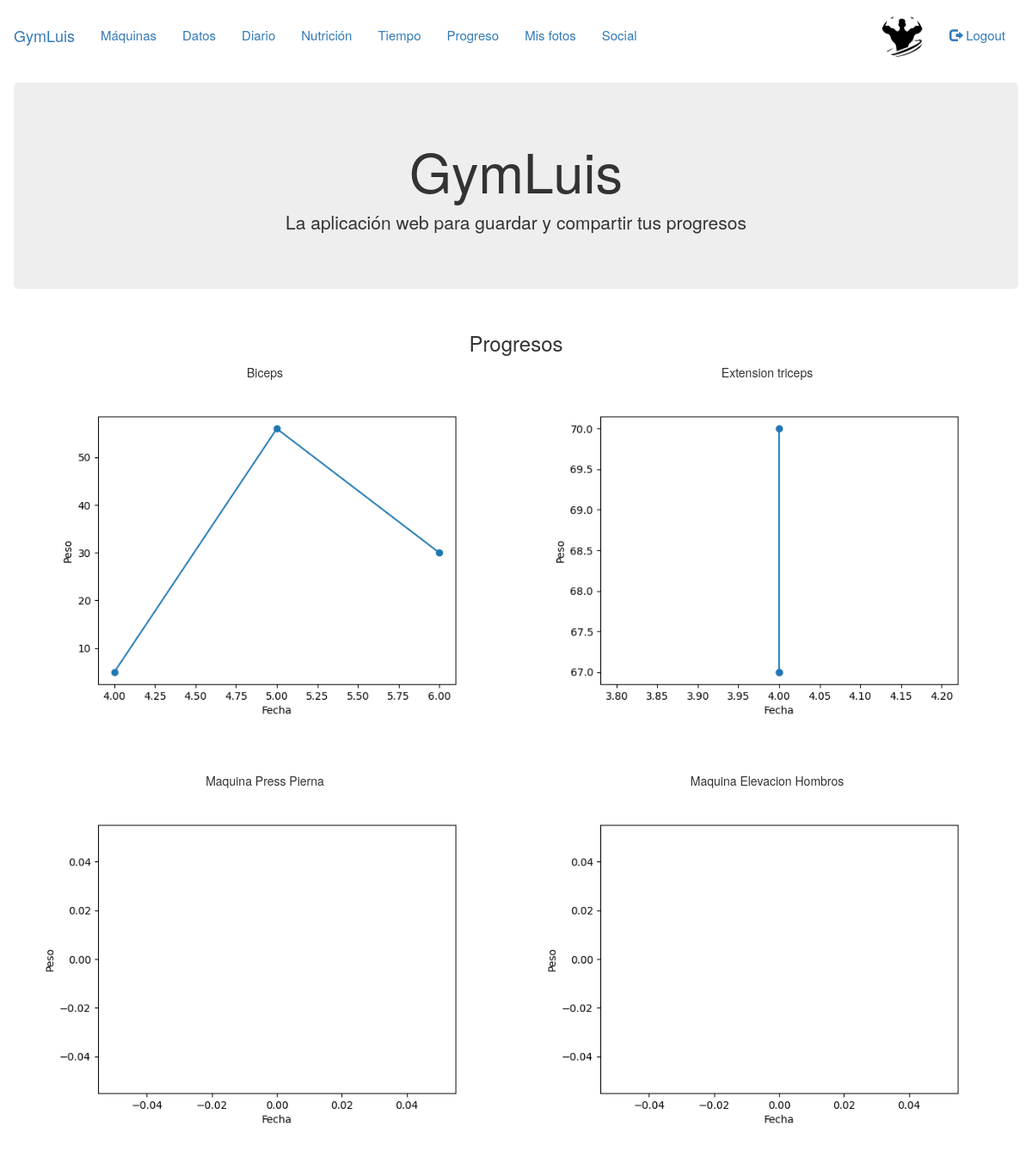
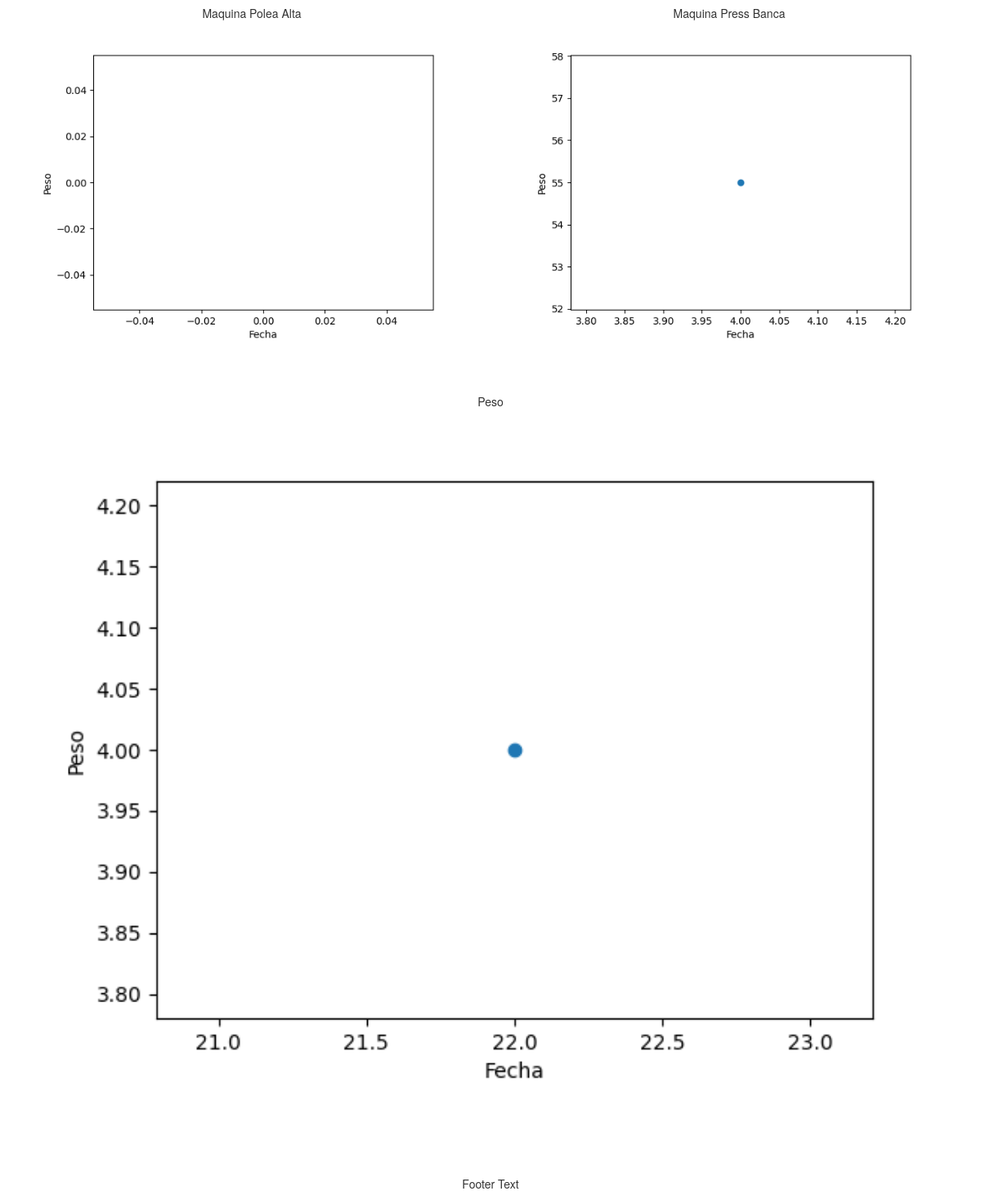
Screenshot of /gym/progress/ (signed in) with the database file from the repository (2 pictures, top to bottom).
### gym/models.py (models this page shows, shortened)
class UserProfile(models.Model):
    user = models.OneToOneField(User, on_delete=models.CASCADE)
    birthdate = models.DateField(blank=True, null=True)
    city = models.CharField(max_length=50, blank=True, null=True)
    profile_picture = models.ImageField(
        upload_to='media/images/', default='logo-gym.png',
        blank=True, null=True)
    followers = models.ManyToManyField(
        to='self', through='Relationship', related_name='related_to',
        symmetrical=False, blank=True)

class Machine(models.Model):
    name = models.CharField(max_length=30)
    MUSCLE = (
        ('p', 'Pecho'),
        ('b', 'Biceps'),
        ('e', 'Espalda'),
        ('t', 'Triceps'),
        ('h', 'Hombros'),
        ('pi', 'Piernas'),
    )
    muscle_group = models.CharField(
        max_length=2, choices=MUSCLE, help_text='Grupo muscular')
    image = models.ImageField(default='gym.jpg')

### gym/views.py (the view)
def progress(request):
    machines = Machine.objects.all()
    count = machines.count() + 1
    return render(request, 'gym/progress.html', {
        'range': range(1, count), 'machines': machines})

### gym/views.py (called while the page is built)
def get_only_requests(self, status):
    return self.related_to.filter(
        from_people__status=status,
        from_people__to_person=self,
        from_people__accepted=False)

### gym/templates/gym/progress.html
{% extends "base_generic.html" %}
{% load static %}
{% block content %}
<div class="container-fluid bg-3">
	<center><h3>Progresos</h3></center>
	<div class="row">
		{% for x in machines %}
			<div class="col-md-6">
				<center>{{ x.name }}</center>
    			<img src="{% url 'view-plot' x.id %}" class="img-fluid" width="100%"/><br><br><br>
			</div>
		{% endfor %}
		<center>Peso</center>
		<img src="{% url 'view-plot' 0 %}" class="img-fluid" width="100%"/><br><br><br>
	</div>
</div>
{% endblock %}

### gym/templates/base_generic.html (shortened to what this page needs)
{% load static %}
{% load tags %}
<!DOCTYPE html>
<html lang="es">
<head>
  <link rel="stylesheet" href="https://maxcdn.bootstrapcdn.com/bootstrap/3.4.0/css/bootstrap.min.css">
  <link rel="stylesheet" type="text/css" href="{% static 'css/gym.css' %}">
  <link rel="stylesheet" href="https://use.fontawesome.com/releases/v5.7.2/css/all.css">
</head>
<body>
<nav class="navbar navbar" style="margin-top:15px;">
  <div class="container-fluid">
    <div class="navbar-header" style="font-size:15px">
      <a class="navbar-brand" href="{% url 'index' %}">GymLuis</a>
    </div>
    <div class="collapse navbar-collapse" style="font-size:15px" id="myNavbar">
      <ul class="nav navbar-nav">
        {% if user.is_authenticated %}
          {% if not user.is_staff %}
            <li><a href="{% url 'machines' %}"> Máquinas </a></li>
            <li class="active"><a href="{% url 'user_data' %}">Datos</a></li>
            <li class="active"><a href="{% url 'entry_list' %}">Diario</a></li>
            <li class="active"><a href="{% url 'nutrition' %}">Nutrición</a></li>
            <li class="active"><a href="{% url 'weather' %}">Tiempo</a></li>
            <li class="active"><a href="{% url 'progress' %}">Progreso</a></li>
            <li class="active"><a href="{% url 'images' %}">Mis fotos</a></li>
            <li class="active"><a href="{% url 'social' %}">Social</a></li>
          {% endif %}
        </ul>
          <ul class="nav navbar-nav navbar-right">
            <li><a href="{% url 'user_data' %}"><img src="{{ user.userprofile.profile_picture.url }}" class="img-responsive img-circle" style="width:50px; height:50px;position:relative;top:-14px"></a></li>
            <li><a href="{% url 'logout' %}"><span class="glyphicon glyphicon-log-out"></span> Logout</a></li>
          </ul>
        {% else %}
      </ul>
          <ul class="nav navbar-nav navbar-right">
            <li><a href="{% url 'login' %}?"><span class="glyphicon glyphicon-log-in"></span> Login</a></li>
            <li><a href="{% url 'signup' %}?" class="enlacenav">Registro</a></li>
          </ul>
        {% endif %}
    </div>
    {% block jumbotron %}
      <div class="jumbotron" style="margin-top:0px">
        <div class="container text-center">
          <h1>GymLuis</h1>
          <p>La aplicación web para guardar y compartir tus progresos</p>
        </div>
      </div>
    {% endblock %}
    {% block content %}{% endblock %}
  </div>
</nav>
<footer class="container-fluid text-center">
  <p>Footer Text</p>
</footer>
</body>
</html>

### static/css/gym.css (style rules this page uses)
* { box-sizing: border-box; }
.img-circle { border-radius: 50%; }

### rows the page displays
Machine: name "Biceps"
Machine: name "Extension triceps"
Machine: name "Maquina Press Pierna"
Machine: name "Maquina Elevacion Hombros"
Machine: name "Maquina Polea Alta"
Machine: name "Maquina Press Banca"
